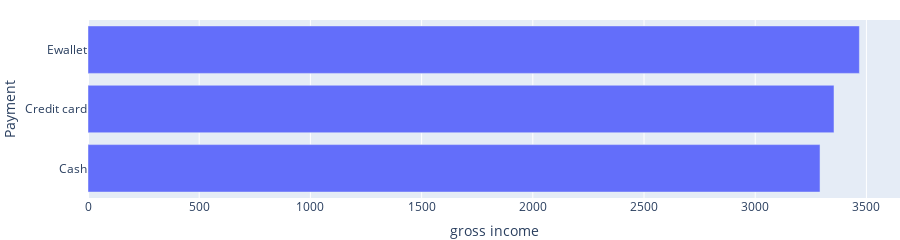

Notebook source saved alongside this figure:
### Code cell
fig_payment.update_layout(margin = dict(l = 0, r=0,t=20,b=20),height= 200 )

### Figure 1 — Plotly figure (JSON) as saved in the notebook; plotly's stock layout.template omitted (floating-point values rounded to 4 significant figures)
{"data": [{"alignmentgroup": "True", "hovertemplate": "gross income=%{x}<br>Payment=%{y}<extra></extra>", "legendgroup": "", "marker": {"color": "#636efa", "pattern": {"shape": ""}}, "name": "", "offsetgroup": "", "orientation": "h", "showlegend": false, "textposition": "auto", "x": [3291.0, 3354.0, 3468.0], "xaxis": "x", "y": ["Cash", "Credit card", "Ewallet"], "yaxis": "y", "type": "bar"}], "layout": {"xaxis": {"anchor": "y", "domain": [0, 1], "title": {"text": "gross income"}}, "yaxis": {"anchor": "x", "domain": [0, 1], "title": {"text": "Payment"}}, "legend": {"tracegroupgap": 0}, "margin": {"t": 20, "l": 0, "r": 0, "b": 20}, "barmode": "relative", "height": 200}}
